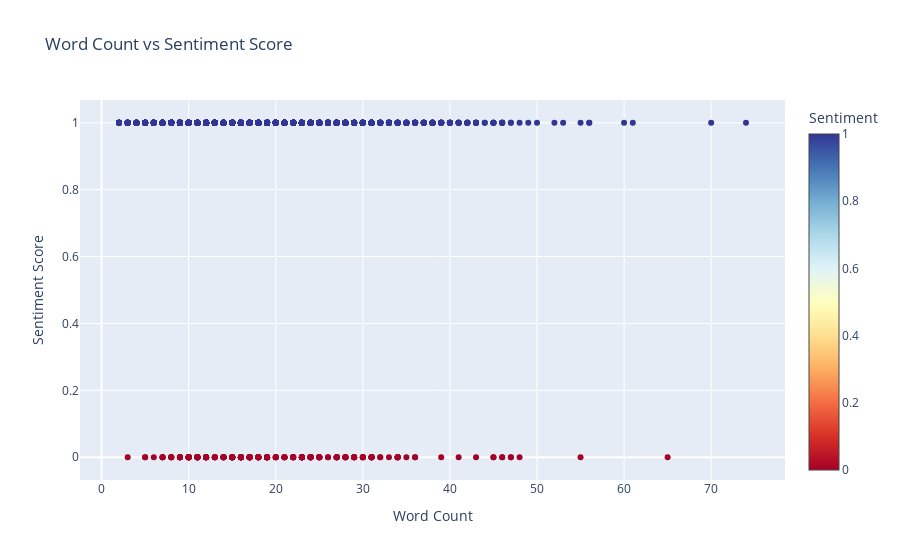

The cell this chart's notebook holds for it:
### Code cell
# Create a scatter plot of word count vs sentiment score
fig = go.Figure(data=go.Scatter(x=train_df['word_count'], y=train_df['sentiment'],
                               mode='markers', marker=dict(color=train_df['sentiment'],
                                                            colorscale='RdYlBu',
                                                            colorbar=dict(title='Sentiment'),
                                                            cmin=0, cmax=1)))
fig.update_layout(xaxis_title='Word Count', yaxis_title='Sentiment Score',
                  title='Word Count vs Sentiment Score', showlegend=False)

# Define custom legend labels
fig.add_trace(go.Scatter(x=[], y=[], mode='markers', marker=dict(color='blue'), name='Positive Sentiment (0)'))
fig.add_trace(go.Scatter(x=[], y=[], mode='markers', marker=dict(color='red'), name='Negative Sentiment (1)'))

# Show the plot
fig.show()

### Figure 1 — Plotly figure (JSON) as saved in the notebook; plotly's stock layout.template omitted (floating-point values rounded to 4 significant figures; data arrays with more than 128 entries replaced by an {"elided": "..."} marker saying what was removed)
{"data": [{"marker": {"cmax": 1, "cmin": 0, "color": {"elided": "2898 int values"}, "colorbar": {"title": {"text": "Sentiment"}}, "colorscale": [[0, "rgb(165,0,38)"], [0.1, "rgb(215,48,39)"], [0.2, "rgb(244,109,67)"], [0.3, "rgb(253,174,97)"], [0.4, "rgb(254,224,144)"], [0.5, "rgb(255,255,191)"], [0.6, "rgb(224,243,248)"], [0.7, "rgb(171,217,233)"], [0.8, "rgb(116,173,209)"], [0.9, "rgb(69,117,180)"], [1, "rgb(49,54,149)"]]}, "mode": "markers", "type": "scatter", "x": {"elided": "2898 int values"}, "y": {"elided": "2898 int values"}}, {"marker": {"color": "blue"}, "mode": "markers", "name": "Positive Sentiment (0)", "type": "scatter", "x": [], "y": []}, {"marker": {"color": "red"}, "mode": "markers", "name": "Negative Sentiment (1)", "type": "scatter", "x": [], "y": []}], "layout": {"showlegend": false, "title": {"text": "Word Count vs Sentiment Score"}, "xaxis": {"title": {"text": "Word Count"}}, "yaxis": {"title": {"text": "Sentiment Score"}}}}
